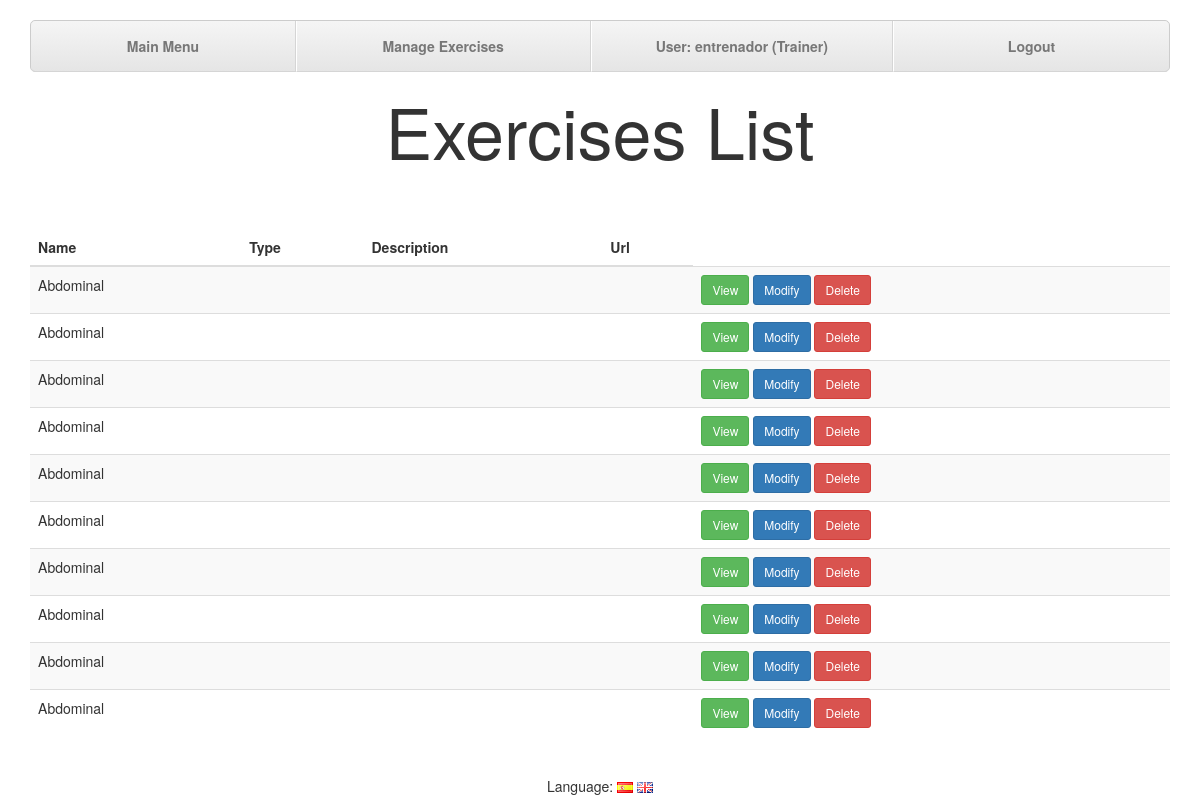
The app's page /index.php?controller=exercises&action=exercisesList (signed in), older data.
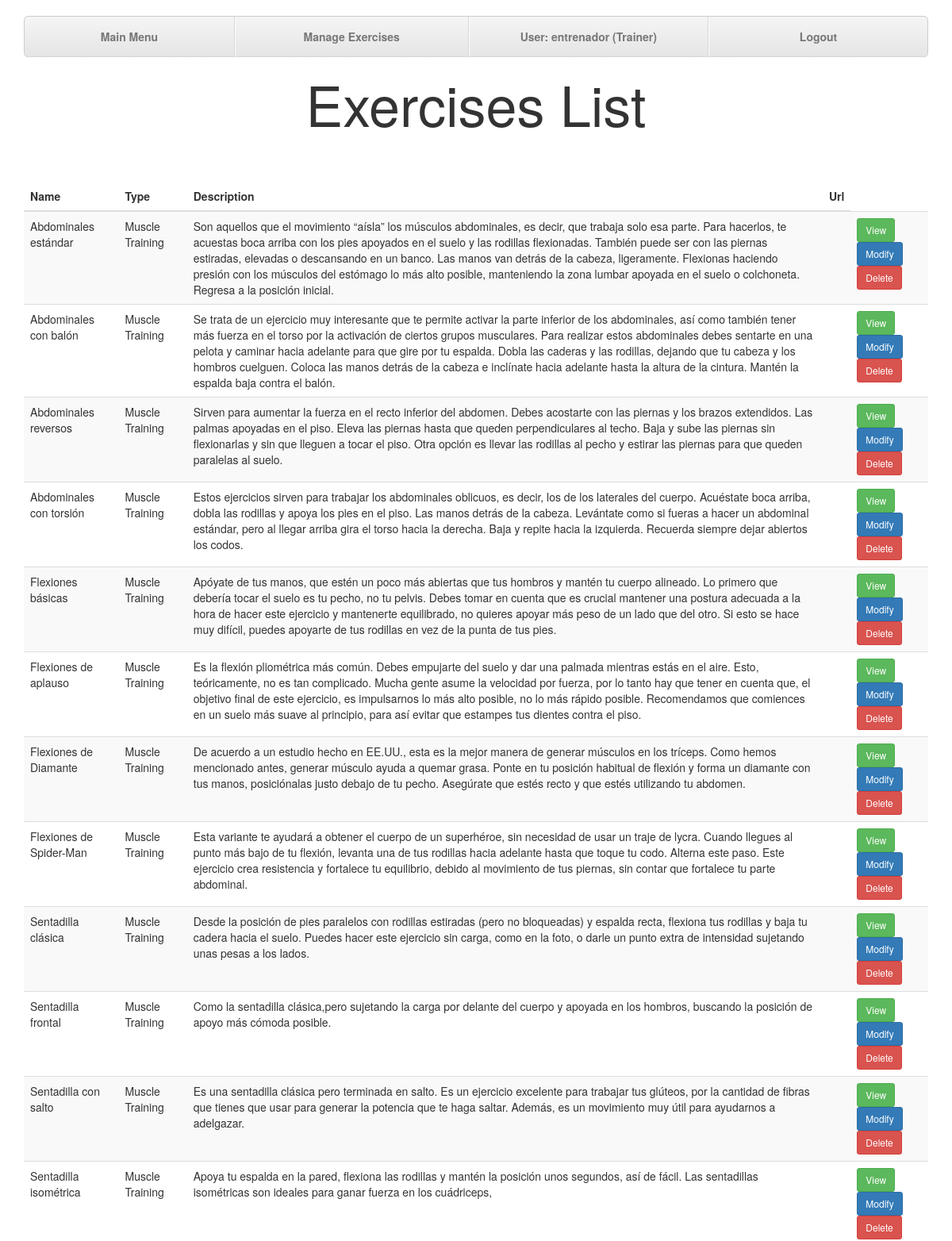
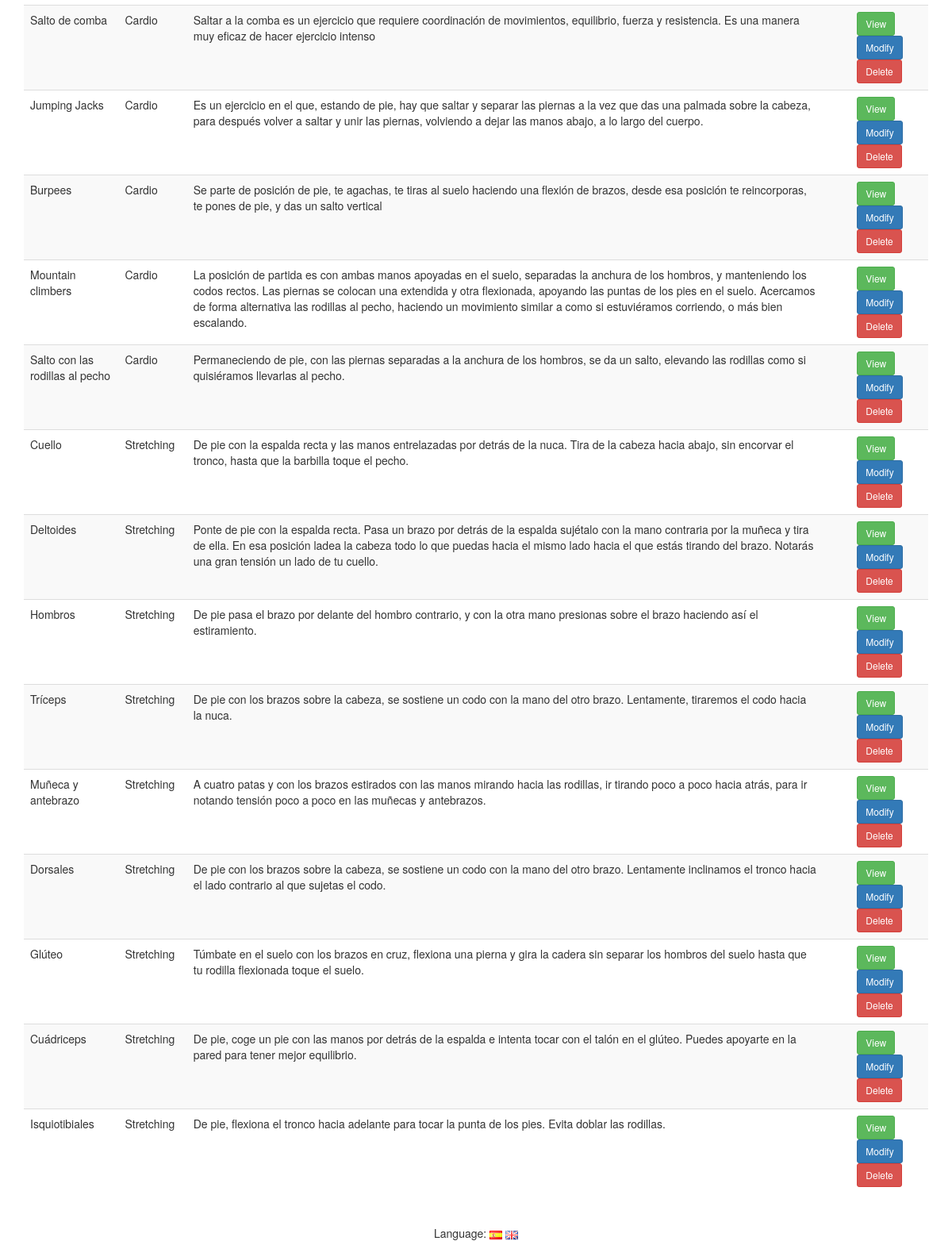
The same page, newer data (2 pictures, top to bottom).
### tables this page shows
CREATE TABLE exercises (
	id INT(11) NOT NULL AUTO_INCREMENT,
	nombre VARCHAR(255) NOT NULL,
	tipo ENUM('musculacion','cardio','estiramiento') NOT NULL,
	descripcion VARCHAR(20000),
	url VARCHAR(255),
	
	PRIMARY KEY (id)
);

### core/ViewManager.php (called while the page is built, shortened)
<?php
class ViewManager {
	private $fragmentContents = array();
	private $variables = array();
	private $currentFragment = self::DEFAULT_FRAGMENT;
	private $layout = "default";
	private function saveCurrentFragment() {
		$this->fragmentContents[$this->currentFragment].=ob_get_contents();
	}
	public function moveToFragment($name) {
		$this->currentFragment = $name;
	}
	public function getFragment($fragment, $default="") {
		return $this->fragmentContents[$fragment];
	}
	public function setVariable($varname, $value, $flash=false) {
		$this->variables[$varname] = $value;
	}
	public function getVariable($varname, $default=NULL) {
		if (!isset($this->variables[$varname])) {
			return $default;
		}
		return $this->variables[$varname];
	}
	public function setLayout($layout) {
		$this->layout = $layout;
	}
	public function render($controller, $viewname) {
		include(__DIR__."/../view/$controller/$viewname.php");
		$this->renderLayout();
	}
	private function renderLayout() {
		include(__DIR__."/../view/layouts/".$this->layout.".php");
	}
	private static $viewmanager_singleton = NULL;
	public static function getInstance() {
		if (self::$viewmanager_singleton == null) {
			self::$viewmanager_singleton = new ViewManager();
		}
		return self::$viewmanager_singleton;
	}
}

### controller/ExercisesController.php (called while the page is built, shortened)
<?php
require_once(__DIR__."/../core/ViewManager.php");
require_once(__DIR__."/../core/I18n.php");
require_once(__DIR__."/../model/Exercise.php");
require_once(__DIR__."/../model/ExerciseMapper.php");
class ExercisesController extends BaseController {
	private $exerciseMapper;
	public function __construct() {
		$this->exerciseMapper = new exerciseMapper();
	}
	public function exercisesList(){
		$exercises = $this->exerciseMapper->findAll();
		$this->view->setVariable("exercises", $exercises);
		$this->view->setLayout("default");
		$this->view->render("exercises", "exercisesList");
	}
}

### index.php (called while the page is built, shortened)
<?php
function run() {
	try {
		$controller = loadController($_GET["controller"]);
		$actionName = $_GET["action"];
		$controller->$actionName();
	} catch(Exception $ex) {
		die(i18n("An error has ocurred.<br>").$ex->getMessage());
	}
}
function loadController($controllerName) {
	return new $controllerClassName();
}
run();
?>

### core/I18n.php (called while the page is built, shortened)
<?php
class I18n {
	private $messages;
	public function setLanguage($language) {
		$this->messages = $i18n_messages;
	}
	public function i18n($key) {
		if (isset($this->messages[$key])){
			return $this->messages[$key];
		}else{
			return $key;
		}
	}
	private static $i18n_singleton = null;
	public static function getInstance() {
		if (self::$i18n_singleton == NULL) {
			self::$i18n_singleton = new I18n();
		}
		return self::$i18n_singleton;
	}
}
function i18n($key) {
	return I18n::getInstance()->i18n($key);
}

### model/Exercise.php (called while the page is built, shortened)
<?php
class Exercise {
	private $exerId;
	private $exerName;
	private $exerTipo;
	private $descripcion;
	public function __construct($exerId=NULL, $exerName=NULL, $exerTipo=NULL, $descripcion=NULL, $url=NULL) {
		$this->exerId = $exerId;
	    $this->exerName = $exerName;
		$this->exerTipo = $exerTipo;
		$this->descripcion = $descripcion;
	}
	public function getExerciseId() {
		return $this->exerId;
	}
	public function getExerName() {
		return $this->exerName;
	}
	public function getExerTipo() {
		return $this->exerTipo;
	}
	public function getDescripcion() {
		return $this->descripcion;
	}
}

### model/ExerciseMapper.php (called while the page is built, shortened)
<?php
require_once(__DIR__."/../core/PDOConnection.php");
class ExerciseMapper {
	private $db;
	public function __construct() {
		$this->db = PDOConnection::getInstance();
	}
	public function findAll() {
		$stmt = $this->db->query("SELECT * FROM exercises");
		$exers_db = $stmt->fetchAll(PDO::FETCH_ASSOC);
		$exers = array();
		foreach ($exers_db as $exer) {
			array_push($exers, new Exercise($exer["id"], $exer["nombre"], $exer["tipo"], $exer["descripcion"], $exer["url"]));
		}
		return $exers;
	}
}

### core/PDOConnection.php (called while the page is built)
<?php
class PDOConnection {
	private static $dbhost = "127.0.0.1";
	private static $dbname = "gesgym";
	private static $dbuser = "gguser";
	private static $dbpass = "ggpass";
	private static $db_singleton = null;
	public static function getInstance() {
		if (self::$db_singleton == null) {
			self::$db_singleton = new PDO(
				"mysql:host=".self::$dbhost.";dbname=".self::$dbname.";charset=utf8",
				self::$dbuser,
				self::$dbpass,
				array(
					PDO::ATTR_EMULATE_PREPARES => false,
					PDO::ATTR_ERRMODE => PDO::ERRMODE_EXCEPTION
				)
			);
		}
		return self::$db_singleton;
	}
}
?>

### view/exercises/exercisesList.php (the view, shortened to what this page needs)
<?php
require_once(__DIR__."/../../core/ViewManager.php");
$view = ViewManager::getInstance();
$exercises = $view->getVariable("exercises");
$view->setVariable("title", i18n("GesGym - Exercises List"));
?>
			<h1><?=i18n("Exercises List")?></h1>
			<div class="container">
				<div class="table-responsive">
					<table class="table table-striped table-hover">
						<thead>
							<tr>
								<th><?=i18n("Name")?></th>
								<th><?=i18n("Type")?></th>
								<th><?=i18n("Description")?></th>
								<th><?=i18n("Url")?></th>
							</tr>
						</thead>
						<tbody>
<?php foreach ($exercises as $exercise): ?>
							<tr>
								<td><?=$exercise->getExerName()?></td>
								<td><?php if($exercise->getExerTipo() == "cardio"){print i18n("Cardio");}
										  if($exercise->getExerTipo() == "musculacion"){print i18n("Muscle Training");}
										  if($exercise->getExerTipo() == "estiramiento"){print i18n("Stretching");} ?></td>
								<td><?=$exercise->getDescripcion()?></td>
								<td><?=$exercise->getUrl()?></td>
 							    <td>
									<a class="btn btn-sm btn-success" href="index.php?controller=exercises&amp;action=view&amp;id=<?=$exercise->getExerciseId()?>"><?=i18n("View")?></a>
									<a class="btn btn-sm btn-primary" href="index.php?controller=exercises&amp;action=edit&amp;id=<?=$exercise->getExerciseId()?>"><?=i18n("Modify")?></a>
									<form id="<?=$exercise->getExerciseId()?>"  method="POST" action="index.php?controller=exercises&amp;action=delete&amp;id=<?=$exercise->getExerciseId()?>">
										<a class="btn btn-sm btn-danger" onclick="eliminar('<?=i18n("Are you sure?")?>','<?=$exercise->getExerciseId()?>')"><?=i18n("Delete")?></a>
									</form>
								</td>
							</tr>
<?php endforeach; ?>
						</tbody>
					</table>
				</div>
			</div>
<?=$view->moveToFragment("css")?>		<link rel="stylesheet" type="text/css" href="css/exercisesList.css">

### view/layouts/default.php (shortened to what this page needs)
<?php
$view = ViewManager::getInstance();
$currentuser = $view->getVariable("currentusername");
$currentusertype = $view->getVariable("currentusertype");
?><!DOCTYPE html>
<html>
	<head>
		<link rel="stylesheet" type="text/css" href="bootstrap/css/bootstrap.css"/>
		<link rel="stylesheet" type="text/css" href="css/layoutStyle.css"/>
	</head>
	<body>
		<header>
			<div class="container">
				<ul class="nav nav-justified">
					<li><a href="index.php?controller=users&amp;action=mainMenu"><?=i18n("Main Menu")?></a></li>
<?php if( ($view->getVariable("title")) == i18n("GesGym - Exercises List")){?>
					<li><a id="list" href="index.php?controller=exercises&amp;action=exercisesMenu"><?=i18n("Manage Exercises")?></a></li>
<?php } ?>
					<li><a id="user"><?=i18n("User")?>: <?=sprintf($currentuser)?> (<?php if($currentusertype == "deportista"){print i18n("Sportsman");}
																						  if($currentusertype == "entrenador"){print i18n("Trainer");}
																					      if($currentusertype == "administrador"){print i18n("Administrator");} ?>)</a></li>
					<li><a href="index.php?controller=users&amp;action=logout"><?=i18n("Logout")?></a></li>
				</ul>
			</div>
		</header>
		<main>
<?=$view->getFragment(ViewManager::DEFAULT_FRAGMENT)?>
		</main>
		<footer>
<?php include(__DIR__."/languageSelect.php"); ?>
		</footer>
	</body>
</html>

### view/layouts/languageSelect.php (shortened to what this page needs)
<?=i18n("Language")?>:
<a href="index.php?controller=languages&amp;action=change&amp;lang=es"><img src="img/es.gif" alt="<?=i18n("Spanish")?>"></a>
<a href="index.php?controller=languages&amp;action=change&amp;lang=en"><img src="img/en.gif" alt="<?=i18n("English")?>"></a>

### css/layoutStyle.css (style rules this page uses)
header { margin-top: 20px; }
h1 { text-align: center; padding-bottom: 50px; font-size: 70px; }
.nav-justified { background-color: #eee; border: 1px solid #ccc; border-radius: 5px; }
.nav-justified > li > a { padding-top: 15px; padding-bottom: 15px; margin-bottom: 0; font-weight: bold; color: #777; text-align: center; background-color: #e5e5e5; background-image: -webkit-gradient(linear, left top, left bottom, from(#f5f5f5), to(#e5e5e5)); background-image: -webkit-linear-gradient(top, #f5f5f5 0%, #e5e5e5 100%); background-image: -o-linear-gradient(top, #f5f5f5 0%, #e5e5e5 100%); background-image: linear-gradient(to bottom, #f5f5f5 0%,#e5e5e5 100%); filter: progid:DXImageTransform.Microsoft.gradient( startColorstr='#f5f5f5', endColorstr='#e5e5e5',GradientType=0 ); background-repeat: repeat-x; border-bottom: 1px solid #d5d5d5; }
.nav-justified > li:first-child > a { border-radius: 5px 5px 0 0; }
.nav-justified > li:last-child > a { border-radius: 0 0 5px 5px; }
@media (min-width: 768px) { .nav-justified { max-height: 52px; } }
@media (min-width: 768px) { .nav-justified > li > a { border-right: 1px solid #d5d5d5; border-left: 1px solid #fff; } }
@media (min-width: 768px) { .nav-justified > li:first-child > a { border-left: 0; border-radius: 5px 0 0 5px; } }
@media (min-width: 768px) { .nav-justified > li:last-child > a { border-right: 0; border-radius: 0 5px 5px 0; } }
footer { text-align: center; margin-top: 20px; }

### css/exercisesList.css (style rules this page uses)
h1 { text-align: center; }
form { display: inline; }

Row changes from the older to the newer data that the page shows:
changed exercises: nombre "Abdominal" → "Abdominales estándar"; descripcion (not shown) → "Son aquellos que el movimiento “aísla” los músculos abdominales, es decir, que trabaja solo esa parte. Para hacerlos, te acuestas boca arriba con los pies apoyados en el suelo y las rodillas flexionadas. También puede ser con las piernas estiradas, elevadas o descansando en un banco. Las manos van detrás de la cabeza, ligeramente. Flexionas haciendo presión con los músculos del estómago lo más alto posible, manteniendo la zona lumbar apoyada en el suelo o colchoneta. Regresa a la posición inicial."
changed exercises: nombre "Abdominal" → "Abdominales con balón"; descripcion (not shown) → "Se trata de un ejercicio muy interesante que te permite activar la parte inferior de los abdominales, así como también tener más fuerza en el torso por la activación de ciertos grupos musculares. Para realizar estos abdominales debes sentarte en una pelota y caminar hacia adelante para que gire por tu espalda. Dobla las caderas y las rodillas, dejando que tu cabeza y los hombros cuelguen. Coloca las manos detrás de la cabeza e inclínate hacia adelante hasta la altura de la cintura. Mantén la espalda baja contra el balón."
changed exercises: nombre "Abdominal" → "Abdominales reversos"; descripcion (not shown) → "Sirven para aumentar la fuerza en el recto inferior del abdomen. Debes acostarte con las piernas y los brazos extendidos. Las palmas apoyadas en el piso. Eleva las piernas hasta que queden perpendiculares al techo. Baja y sube las piernas sin flexionarlas y sin que lleguen a tocar el piso. Otra opción es llevar las rodillas al pecho y estirar las piernas para que queden paralelas al suelo."
changed exercises: nombre "Abdominal" → "Abdominales con torsión"; descripcion (not shown) → "Estos ejercicios sirven para trabajar los abdominales oblicuos, es decir, los de los laterales del cuerpo. Acuéstate boca arriba, dobla las rodillas y apoya los pies en el piso. Las manos detrás de la cabeza. Levántate como si fueras a hacer un abdominal estándar, pero al llegar arriba gira el torso hacia la derecha. Baja y repite hacia la izquierda. Recuerda siempre dejar abiertos los codos."
changed exercises: nombre "Abdominal" → "Flexiones básicas"; descripcion (not shown) → "Apóyate de tus manos, que estén un poco más abiertas que tus hombros y mantén tu cuerpo alineado. Lo primero que debería tocar el suelo es tu pecho, no tu pelvis. Debes tomar en cuenta que es crucial mantener una postura adecuada a la hora de hacer este ejercicio y mantenerte equilibrado, no quieres apoyar más peso de un lado que del otro. Si esto se hace muy difícil, puedes apoyarte de tus rodillas en vez de la punta de tus pies."
changed exercises: nombre "Abdominal" → "Flexiones de aplauso"; descripcion (not shown) → "Es la flexión pliométrica más común. Debes empujarte del suelo y dar una palmada mientras estás en el aire. Esto, teóricamente, no es tan complicado. Mucha gente asume la velocidad por fuerza, por lo tanto hay que tener en cuenta que, el objetivo final de este ejercicio, es impulsarnos lo más alto posible, no lo más rápido posible. Recomendamos que comiences en un suelo más suave al principio, para así evitar que estampes tus dientes contra el piso."
changed exercises: nombre "Abdominal" → "Flexiones de Diamante"; descripcion (not shown) → "De acuerdo a un estudio hecho en EE.UU., esta es la mejor manera de generar músculos en los tríceps. Como hemos mencionado antes, generar músculo ayuda a quemar grasa. Ponte en tu posición habitual de flexión y forma un diamante con tus manos, posiciónalas justo debajo de tu pecho. Asegúrate que estés recto y que estés utilizando tu abdomen."
changed exercises: nombre "Abdominal" → "Flexiones de Spider-Man"; descripcion (not shown) → "Esta variante te ayudará a obtener el cuerpo de un superhéroe, sin necesidad de usar un traje de lycra. Cuando llegues al punto más bajo de tu flexión, levanta una de tus rodillas hacia adelante hasta que toque tu codo. Alterna este paso. Este ejercicio crea resistencia y fortalece tu equilibrio, debido al movimiento de tus piernas, sin contar que fortalece tu parte abdominal."
changed exercises: nombre "Abdominal" → "Sentadilla clásica"; descripcion (not shown) → "Desde la posición de pies paralelos con rodillas estiradas (pero no bloqueadas) y espalda recta, flexiona tus rodillas y baja tu cadera hacia el suelo. Puedes hacer este ejercicio sin carga, como en la foto, o darle un punto extra de intensidad sujetando unas pesas a los lados."
changed exercises: nombre "Abdominal" → "Sentadilla frontal"; descripcion (not shown) → "Como la sentadilla clásica,pero sujetando la carga por delante del cuerpo y apoyada en los hombros, buscando la posición de apoyo más cómoda posible."
added exercises: nombre "Sentadilla con salto", descripcion "Es una sentadilla clásica pero terminada en salto. Es un ejercicio excelente para trabajar tus glúteos, por la cantidad de fibras que tienes que usar para generar la potencia que te haga saltar. Además, es un movimiento muy útil para ayudarnos a adelgazar."
added exercises: nombre "Sentadilla isométrica", descripcion "Apoya tu espalda en la pared, flexiona las rodillas y mantén la posición unos segundos, así de fácil. Las sentadillas isométricas son ideales para ganar fuerza en los cuádriceps,"
added exercises: nombre "Salto de comba", descripcion "Saltar a la comba es un ejercicio que requiere coordinación de movimientos, equilibrio, fuerza y resistencia. Es una manera muy eficaz de hacer ejercicio intenso"
added exercises: nombre "Jumping Jacks", descripcion "Es un ejercicio en el que, estando de pie, hay que saltar y separar las piernas a la vez que das una palmada sobre la cabeza, para después volver a saltar y unir las piernas, volviendo a dejar las manos abajo, a lo largo del cuerpo."
added exercises: nombre "Burpees", descripcion "Se parte de posición de pie, te agachas, te tiras al suelo haciendo una flexión de brazos, desde esa posición te reincorporas, te pones de pie, y das un salto vertical"
added exercises: nombre "Mountain climbers", descripcion "La posición de partida es con ambas manos apoyadas en el suelo, separadas la anchura de los hombros, y manteniendo los codos rectos. Las piernas se colocan una extendida y otra flexionada, apoyando las puntas de los pies en el suelo. Acercamos de forma alternativa las rodillas al pecho, haciendo un movimiento similar a como si estuviéramos corriendo, o más bien escalando."
added exercises: nombre "Salto con las rodillas al pecho", descripcion "Permaneciendo de pie, con las piernas separadas a la anchura de los hombros, se da un salto, elevando las rodillas como si quisiéramos llevarlas al pecho."
added exercises: nombre "Cuello", descripcion "De pie con la espalda recta y las manos entrelazadas por detrás de la nuca. Tira de la cabeza hacia abajo, sin encorvar el tronco, hasta que la barbilla toque el pecho."
added exercises: nombre "Deltoides", descripcion "Ponte de pie con la espalda recta. Pasa un brazo por detrás de la espalda sujétalo con la mano contraria por la muñeca y tira de ella. En esa posición ladea la cabeza todo lo que puedas hacia el mismo lado hacia el que estás tirando del brazo. Notarás una gran tensión un lado de tu cuello."
added exercises: nombre "Hombros", descripcion "De pie pasa el brazo por delante del hombro contrario, y con la otra mano presionas sobre el brazo haciendo así el estiramiento."
added exercises: nombre "Tríceps", descripcion "De pie con los brazos sobre la cabeza, se sostiene un codo con la mano del otro brazo. Lentamente, tiraremos el codo hacia la nuca."
added exercises: nombre "Muñeca y antebrazo", descripcion "A cuatro patas y con los brazos estirados con las manos mirando hacia las rodillas, ir tirando poco a poco hacia atrás, para ir notando tensión poco a poco en las muñecas y antebrazos."
added exercises: nombre "Dorsales", descripcion "De pie con los brazos sobre la cabeza, se sostiene un codo con la mano del otro brazo. Lentamente inclinamos el tronco hacia el lado contrario al que sujetas el codo."
added exercises: nombre "Glúteo", descripcion "Túmbate en el suelo con los brazos en cruz, flexiona una pierna y gira la cadera sin separar los hombros del suelo hasta que tu rodilla flexionada toque el suelo."
added exercises: nombre "Cuádriceps", descripcion "De pie, coge un pie con las manos por detrás de la espalda e intenta tocar con el talón en el glúteo. Puedes apoyarte en la pared para tener mejor equilibrio."
added exercises: nombre "Isquiotibiales", descripcion "De pie, flexiona el tronco hacia adelante para tocar la punta de los pies. Evita doblar las rodillas."
